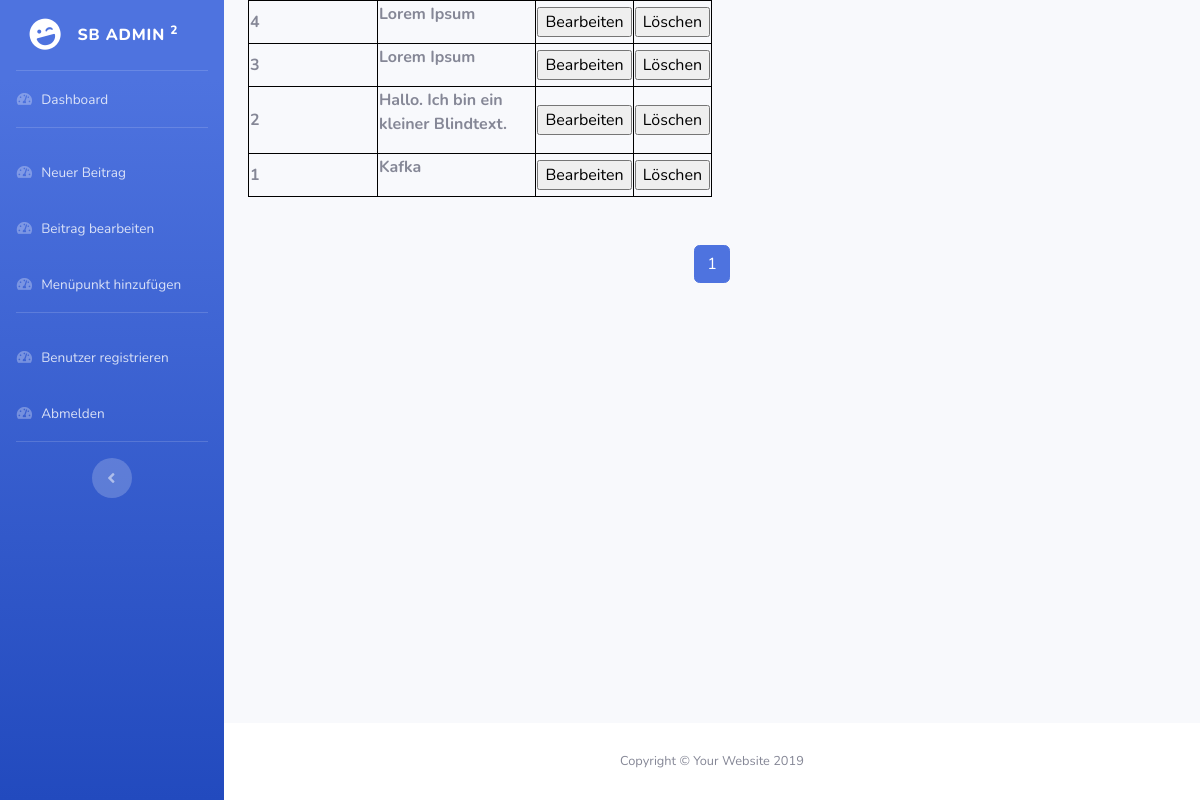
The app's page /admin/view_all.php (signed in) with its own data.
### tables this page shows
CREATE TABLE `beitrag` (
  `B_ID` int(11) NOT NULL,
  `Kategorie_ID` int(11) DEFAULT NULL,
  `Text` text NOT NULL,
  `Headline` varchar(100) NOT NULL,
  `Preview` varchar(250) DEFAULT NULL
);

### admin/view_all.php (the view, shortened to what this page needs)
<!DOCTYPE html>
<html>
<head>
</head>
<body>
<?php
include ("header.php");
 require_once '../db/db.php';
$sql = $db->prepare("SELECT MAX(B_ID) from beitrag");
$sql->execute() or die("fehler");
 while($row = $sql->fetch()){
   $sql_erg = $row['MAX(B_ID)'];
   $total_post = $sql_erg;
  }
$result_per_site = 15;
$headline = null;
      $total_pages = ceil($total_post/$result_per_site);
      if (empty($_GET['seite_nr'])) {
          $page = 1;
      } else {
          $page = $_GET['seite_nr'];
          if ($page > $total_pages) {
              $page = 1;
          }
      }
      $counter = $total_post - ($page * $result_per_site - ($result_per_site));
      $view_post = $total_post - ($page * $result_per_site);
      echo '<table>';
      for($i=$counter; $i > $view_post; $i--){
          if($i <= 0) break;
          $sql = $db->prepare("SELECT B_ID,Headline from beitrag where B_ID = ?");
          $sql->execute(array($i)) or die("fehler view_all php");
          while($row = $sql->fetch()){
              $headline = $row['Headline'];
              $b_id = $row['B_ID'];
              }
echo '<tr>';
echo '<th>'.$b_id.'</th>';
echo '<th>'.$headline.'</th>';
$redirection = '"post_edit.php?b_id='.$b_id.'"';
echo '<form action='.$redirection.'method="post" enctype="multipart/form-data">';
echo '<th> <input type="submit" value="Bearbeiten"/> </th>';
echo '</form>';
$redirection = '"delete.php?b_id='.$b_id.'"';
echo '<form action='.$redirection.' method="post" enctype="multipart/form-data">';
echo '<th> <input type="submit" value="Löschen"/> </th>';
echo '</form>';
echo '</tr>';
}
echo '</table>';
echo ' <div class="py-5">';
    echo ' <div class="container-fluid">';
   echo '<div class="row justify-content-center">';
   echo '<div class="col-md-12" style="">';
   echo ' <ul class="pagination justify-content-center">';
    for($i = 1; $i <= $total_pages; ++$i) {
      if ($page == $i){
            echo '<li class="page-item active"><a class="page-link" href="view_all.php?seite_nr='.$i.'">'.$i.'</a></li>';
        }
       else{
       echo '<li class="page-item"><a class="page-link" href="view_all.php?seite_nr='.$i.'">'.$i.'</a></li>';
        }
    }
  echo '</ul>';
  echo '</div>';
  echo '</div>';
  echo '</div>';
  echo '</div>';
  include ("footer.php");
?>
</body>
</html>

### admin/view_all.php (style rules this page uses)
table, th, td { border: 1px solid black; width:50% }

### records on screen
beitrag: B_ID "4", Headline "Lorem Ipsum"
beitrag: B_ID "3", Headline "Lorem Ipsum"
beitrag: B_ID "2", Headline "Hallo. Ich bin ein kleiner Blindtext."
beitrag: B_ID "1", Headline "Kafka"
